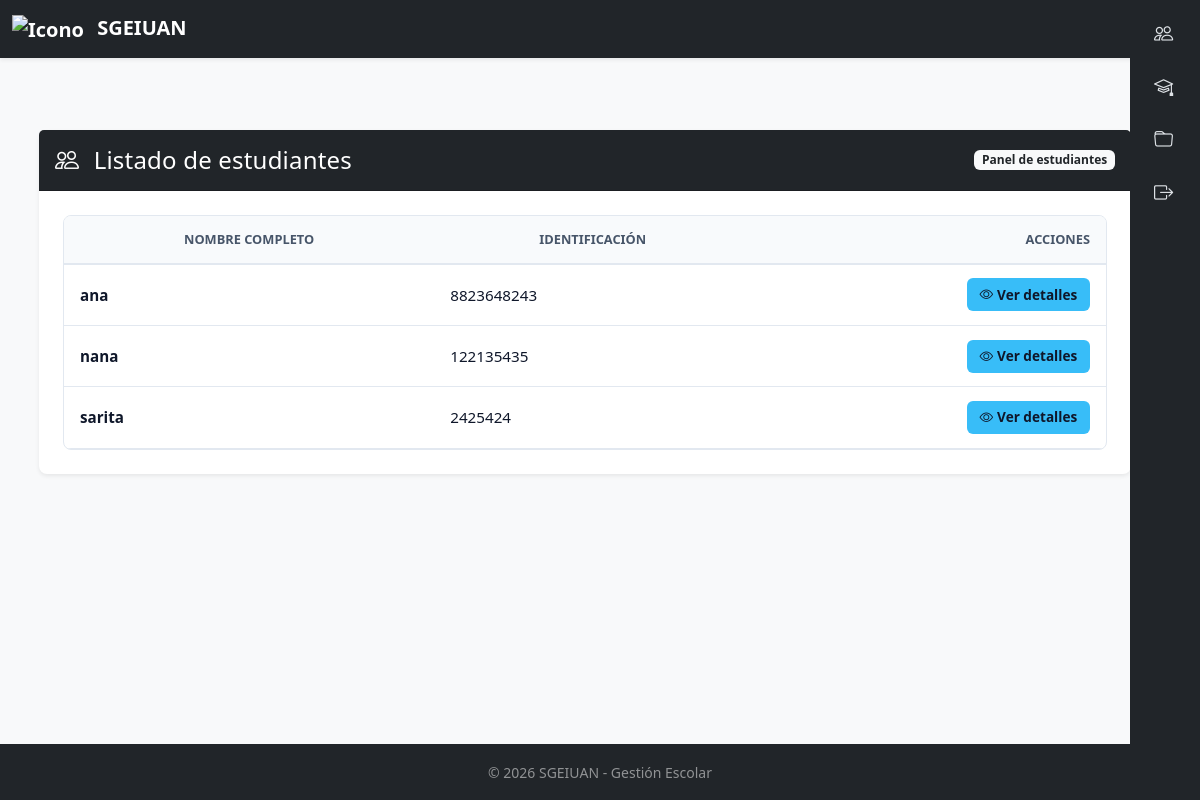
The app's page /estudiantes/ (signed in), older data.
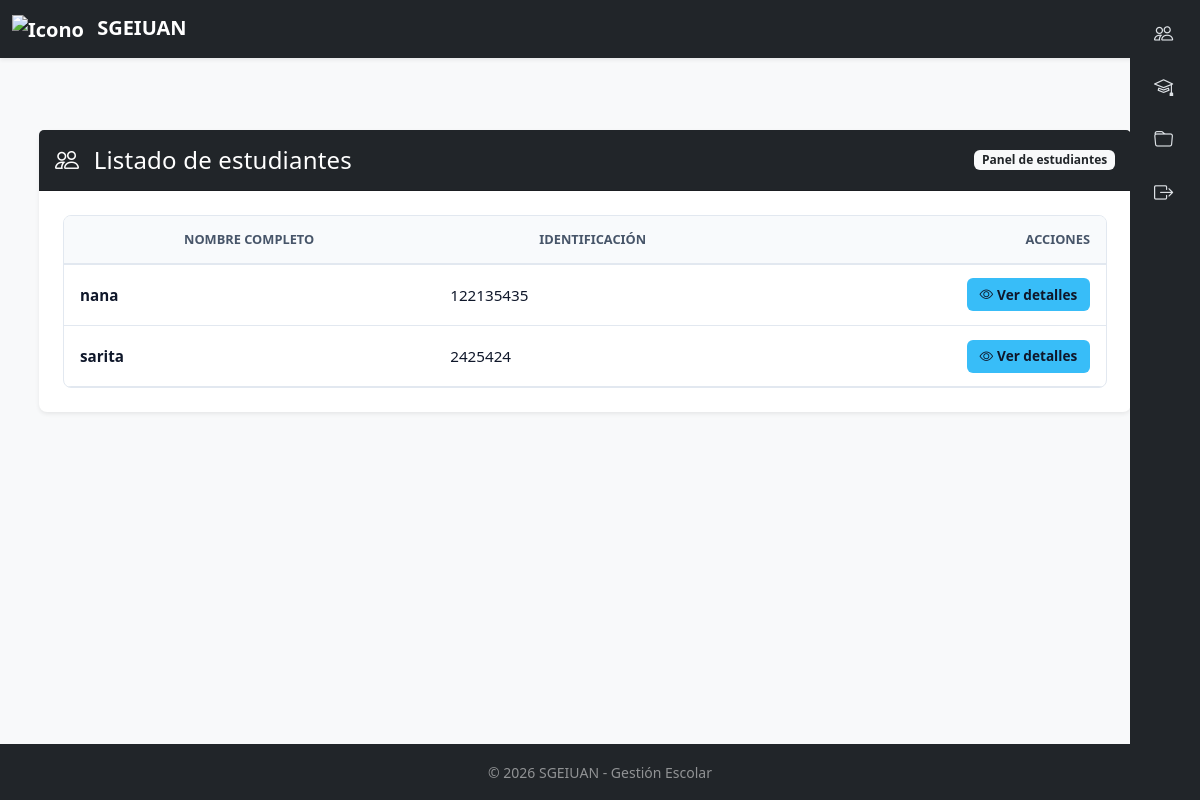
The same page, newer data.
### estudiantes/models.py (models this page shows, shortened)
class Estudiante(models.Model):
	cedula_ciudadania= models.CharField(max_length=15, primary_key=True)
	nombre=models.CharField(max_length=30)
	tipocc=models.CharField(max_length=20)
	rdoc = models.BooleanField(default=False)
	programa=models.CharField(max_length=30)
	contacto=models.CharField(max_length=15)
	email=models.EmailField(blank=True, null=True)
	fecha_registro = models.DateTimeField(auto_now_add=True)
	fecha_actualizacion = models.DateTimeField(auto_now=True)
	activo = models.BooleanField(default=True)

### estudiantes/views.py (the view)
# urls.py: path("", views.index, name="index"),
@login_required
def index(request):
    lista_Estudiantes = Estudiante.objects.filter(activo=True).order_by("nombre")
    lista_Carpetas = Carpeta.objects.order_by("codcarpeta")
    context = {"lista_Estudiantes":lista_Estudiantes,"lista_Carpetas":lista_Carpetas}
    return render(request,"estudiantes/index.html",context)

### estudiantes/context_processors.py (called while the page is built)
def menu_dinamico(request):
    ruta_menu = Path(__file__).resolve().parent / "menu.json"
    with open(ruta_menu, "r", encoding="utf-8") as archivo:
        menu = json.load(archivo)
    return {"menu": menu}

### estudiantes/templates/estudiantes/index.html (shortened to what this page needs)
{% extends "estudiantes/home.html" %}
{% load static %}
{% block content %}
<div class="container py-4">
    <div class="row justify-content-center">
        <div class="col-12">
            <div class="card shadow-sm border-0 rounded-3">
                <div class="card-header bg-dark text-white py-3 d-flex justify-content-between align-items-center flex-wrap gap-2">
                    <h2 id="listado-title" class="h4 mb-0">
                        <i class="bi bi-people me-2"></i>
                        Listado de estudiantes
                    </h2>
                    <span class="badge bg-light text-dark">
                        Panel de estudiantes
                    </span>
                </div>
                <div class="card-body p-4">
                    {% if lista_Estudiantes %}
                        <div class="table-container">
                            <div class="table-responsive">
                                <table class="custom-table">
                                    <thead>
                                        <tr>
                                            <th scope="col">Nombre completo</th>
                                            <th scope="col">Identificación</th>
                                            <th scope="col" class="text-end">Acciones</th>
                                        </tr>
                                    </thead>
                                    <tbody>
                                        {% for estudiante in lista_Estudiantes %}
                                            <tr>
                                                <td>
                                                    <strong>{{ estudiante.nombre }}</strong>
                                                </td>
                                                <td>
                                                    {{ estudiante.cedula_ciudadania }}
                                                </td>
                                                <td class="text-end">
                                                    <a
                                                        href="{% url 'informacion' estudiante.cedula_ciudadania %}"
                                                        class="btn btn-info"
                                                    >
                                                        <i class="bi bi-eye me-1"></i>
                                                        Ver detalles
                                                    </a>
                                                </td>
                                            </tr>
                                        {% endfor %}
                                    </tbody>
                                </table>
                            </div>
                        </div>
                    {% endif %}
                </div>
            </div>
        </div>
    </div>
</div>
{% endblock %}

### estudiantes/templates/estudiantes/home.html (shortened to what this page needs)
{% load static %}
<!DOCTYPE html>
<html lang="es">
<head>
    <link rel="stylesheet" href="https://cdn.jsdelivr.net/npm/bootstrap@5.3.0/dist/css/bootstrap.min.css">
    <link rel="stylesheet" href="https://cdn.jsdelivr.net/npm/bootstrap-icons@1.11.3/font/bootstrap-icons.min.css">
    <link rel="stylesheet" href="{% static 'style.css' %}">
</head>
<body class="bg-light d-flex flex-column min-vh-100">
<nav class="navbar navbar-dark bg-dark shadow-sm">
    <div class="container-fluid">
        <a class="navbar-brand fw-bold" href="{% url 'index' %}">
            <img id="icono"
                 src="{% static 'estudiantes/images/icono.webp' %}"
                 alt="Icono">
            SGEIUAN
        </a>
    </div>
</nav>
{% if user.is_authenticated %}
<aside class="menu-lateral">
    <ul class="menu-opciones">
        {% for item in menu %}
        <li class="menu-item">
            {% if item.tipo == "logout" %}
                <form method="post" action="{% url item.url %}">
                    <button type="submit"
                            class="menu-enlace w-100 border-0">
                        <i class="bi {{ item.icono }}"></i>
                    </button>
                </form>
            {% elif item.submenu %}
                <a class="menu-enlace"
                   data-bs-toggle="collapse"
                   href="#submenu{{ forloop.counter }}"
                   role="button"
                   aria-expanded="false"
                   aria-controls="submenu{{ forloop.counter }}">
                    <i class="bi {{ item.icono }}"></i>
                </a>
            {% else %}
                <a class="menu-enlace"
                   href="{% url item.url %}">
                    <i class="bi {{ item.icono }}"></i>
                </a>
            {% endif %}
        </li>
        {% endfor %}
    </ul>
</aside>
{% endif %}
    <main class="container my-5 flex-grow-1 contenido-principal">
        {% block content %}
        {% endblock %}
    </main>
    <footer class="bg-dark text-white-50 text-center py-3 mt-auto">
        <div class="container">
            <small>&copy; 2026 SGEIUAN - Gestión Escolar</small>
        </div>
    </footer>
</body>

### estudiantes/static/style.css (style rules this page uses)
.card-header h2 { letter-spacing: 0.2px; }
.btn { display: inline-flex; align-items: center; justify-content: center; padding: 0.65rem 1.25rem; border: none; border-radius: 6px; font-size: 0.95rem; font-weight: 600; text-decoration: none; cursor: pointer; transition: all 0.2s; }
.btn-info { padding: 0.4rem 0.8rem; background-color: #38bdf8; color: #0f172a; font-size: 0.85rem; }
.table-container { overflow-x: auto; border: 1px solid #e2e8f0; border-radius: 8px; }
.custom-table { width: 100%; border-collapse: collapse; text-align: left; font-size: 0.95rem; }
.custom-table th { padding: 0.85rem 1rem; border-bottom: 2px solid #e2e8f0; background-color: #f8fafc; color: #475569; font-size: 0.8rem; font-weight: 700; text-align: center; text-transform: uppercase; }
.custom-table td { padding: 0.85rem 1rem; border-bottom: 1px solid #e2e8f0; color: #0f172a; }
#icono { width: 8vw; height: 10vh; margin-right: 8px; }
.menu-lateral { position: fixed; top: 0px; right: 0; bottom: 0; left: auto; width: 70px; margin: 0; padding: 0; box-sizing: border-box; background: #212529; overflow-x: hidden; overflow-y: auto; z-index: 1020; transition: width 0.25s ease; }
.menu-opciones, .menu-lateral .submenu { margin: 0; padding: 8px 0; list-style: none; }
.menu-enlace { display: flex; align-items: center; gap: 14px; min-height: 48px; padding: 12px 24px; color: #dee2e6; text-decoration: none; white-space: nowrap; }
.menu-enlace > .bi:first-child { min-width: 22px; font-size: 1.2rem; }
.menu-lateral form { margin: 0; }
.menu-lateral button.menu-enlace { background: transparent; font: inherit; text-align: left; cursor: pointer; }
.contenido-principal { margin-right: 85px; margin-left: 15px; transition: margin-right 0.25s ease; }

Row changes from the older to the newer data that the page shows:
no longer on this page (row edited): Estudiante: nombre "ana", cedula_ciudadania "8823648243"
